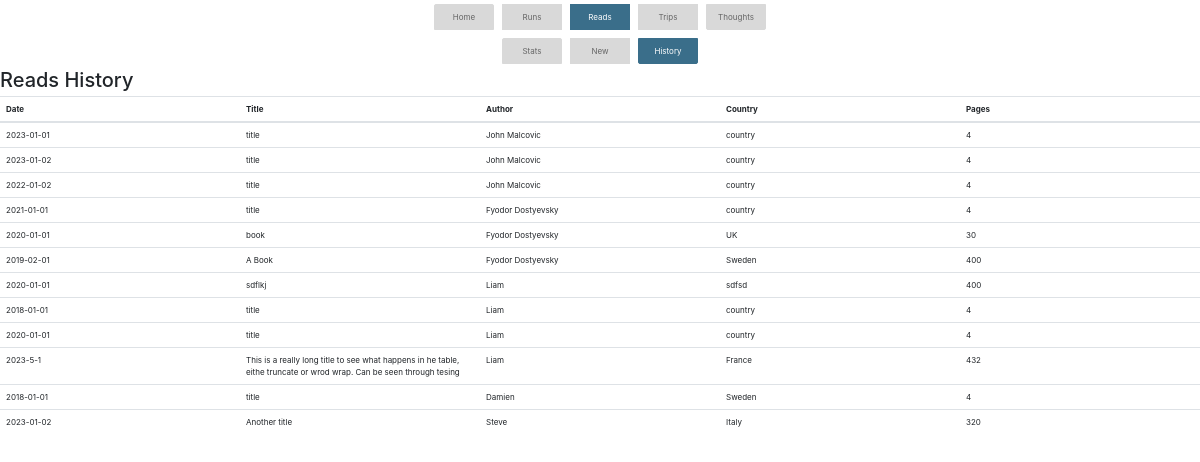
The app's page /reads/history with its own data.
### app.py (models this page shows)
class Reads(db.Model):
    id = db.Column(db.Integer, primary_key=True)
    date_started = db.Column(db.String(20))
    date_ended = db.Column(db.String(20))
    title = db.Column(db.String(50))
    author = db.Column(db.String(50))
    pages = db.Column(db.Integer)
    category = db.Column(db.String(50))
    subcategory = db.Column(db.String(50))
    country = db.Column(db.String(50))
    date_added = db.Column(db.String(50))

### app.py (the view)
@app.route('/reads/history', methods=['GET', 'POST'])
def reads_history():
    reads = Reads.query.all()
    return render_template('reads_history.html',reads=reads)

### templates/reads_history.html (shortened to what this page needs)
{% extends 'base.html' %}
{% block content %}
{% include 'base_reads.html' %}
        <h1>Reads History</h1>
        <table class="table override_table">
            <thead>
                <tr>
                    <th>Date</th>
                    <th>Title</th>
                    <th>Author</th>
                    <th>Country</th>
                    <th>Pages</th>
                </tr>
            </thead>
            <tbody>
                {% for read in reads %}
                    <tr>
                        <td>{{ read.date_ended }}</td>
                        <td>{{ read.title }}</td>
                        <td>{{ read.author }}</td>
                        <td>{{ read.country }}</td>
                        <td>{{ read.pages }}</td>
                    </tr>
                {% endfor %}
            </tbody>
        </table>
    {% endblock %}

### templates/base.html (shortened to what this page needs)
<!DOCTYPE html>
<html lang="en">
<head>
    <link rel="stylesheet" href="{{ url_for('static', filename='bootstrap.min.css') }}">
    <link rel="stylesheet" href="{{ url_for('static', filename='my_override_style.css') }}">
</head>
<body>
    <div class="d-flex justify-content-center">
        <nav>
        <ul class="list-group d-flex flex-row">
            <li class="m-2 list-group-item {% if request.endpoint == 'index' %}active{% endif %}"><a href="{{ url_for('index') }}">Home</a></li>
            <li class="m-2 list-group-item {% if 'runs' in request.endpoint %}active{% endif %}"><a href="{{ url_for('runs_stats') }}">Runs</a></li>
            <li class="m-2 list-group-item {% if 'reads' in request.endpoint %}active{% endif %}"><a href="{{ url_for('reads_stats') }}">Reads</a></li>
            <li class="m-2 list-group-item {% if 'trips' in request.endpoint %}active{% endif %}"><a href="{{ url_for('trips_stats') }}">Trips</a></li>
            <li class="m-2 list-group-item {% if 'thoughts' in request.endpoint %}active{% endif %}"><a href="{{ url_for('thoughts_stats') }}">Thoughts</a></li>
        </ul>
        </nav>
    </div>
    <div>
        {% block content %}{% endblock %}
    </div>
</body>
</html>

### templates/base_reads.html
<div class="d-flex justify-content-center">
    <ul class="list-group d-flex flex-row">
        <li class="list-group-item m-2 {% if 'stats' in request.endpoint %}active{% endif %}"><a href="{{ url_for('reads_stats') }}">Stats</a></li>
        <li class="list-group-item m-2 {% if 'new' in request.endpoint %}active{% endif %}"><a href="{{ url_for('reads_new') }}">New</a></li>
        <li class="list-group-item m-2 {% if 'history' in request.endpoint %}active{% endif %}"><a href="{{ url_for('reads_history') }}">History</a></li>
    </ul>
</div>

### static/my_override_style.css (style rules this page uses)
* { font-size: 6pt; }
.override_table { table-layout: fixed; }
ul { list-style: none; }
li { width: 60px; text-align: center; }
.list-group-item.active { background-color: #3A6E8A; color: white; border-color: #3A6E8A; }
.list-group-item.active a { background-color: #3A6E8A; color: white; border-color: #3A6E8A; }
.list-group-item { background-color: #D9D9D9; color: #666666; border-color: #D9D9D9; }
.list-group-item a { background-color: #D9D9D9; color: #666666; border-color: #D9D9D9; }

### records on screen
Reads: date_ended "2023-01-01", title "title", author "John Malcovic", country "country", pages "4"
Reads: date_ended "2023-01-02", title "title", author "John Malcovic", country "country", pages "4"
Reads: date_ended "2022-01-02", title "title", author "John Malcovic", country "country", pages "4"
Reads: date_ended "2021-01-01", title "title", author "Fyodor Dostyevsky", country "country", pages "4"
Reads: date_ended "2020-01-01", title "book", author "Fyodor Dostyevsky", country "UK", pages "30"
Reads: date_ended "2019-02-01", title "A Book", author "Fyodor Dostyevsky", country "Sweden", pages "400"
Reads: date_ended "2020-01-01", title "sdflkj", author "Liam", country "sdfsd", pages "400"
Reads: date_ended "2018-01-01", title "title", author "Liam", country "country", pages "4"
Reads: date_ended "2020-01-01", title "title", author "Liam", country "country", pages "4"
Reads: date_ended "2023-5-1", title "This is a really long title to see what happens in he table, eithe truncate or wrod wrap. Can be seen through tesing", author "Liam", country "France", pages "432"
Reads: date_ended "2018-01-01", title "title", author "Damien", country "Sweden", pages "4"
Reads: date_ended "2023-01-02", title "Another title", author "Steve", country "Italy", pages "320"
